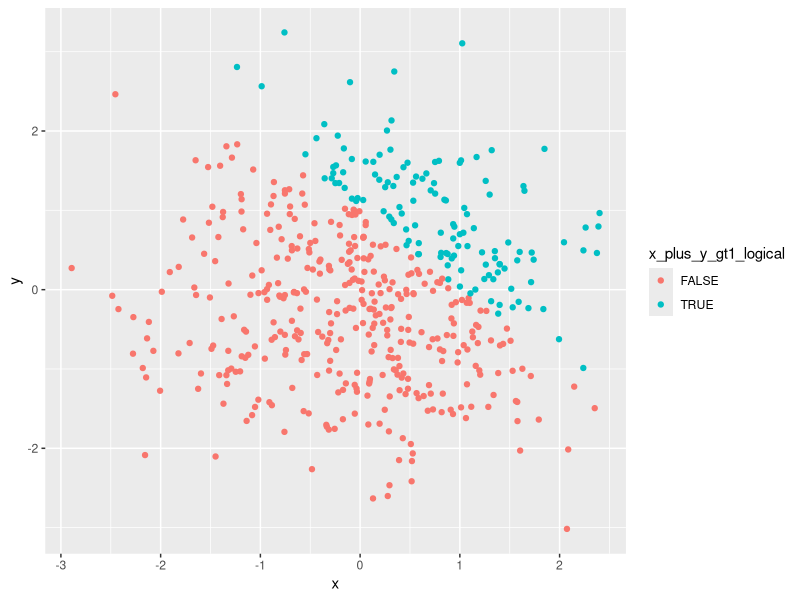
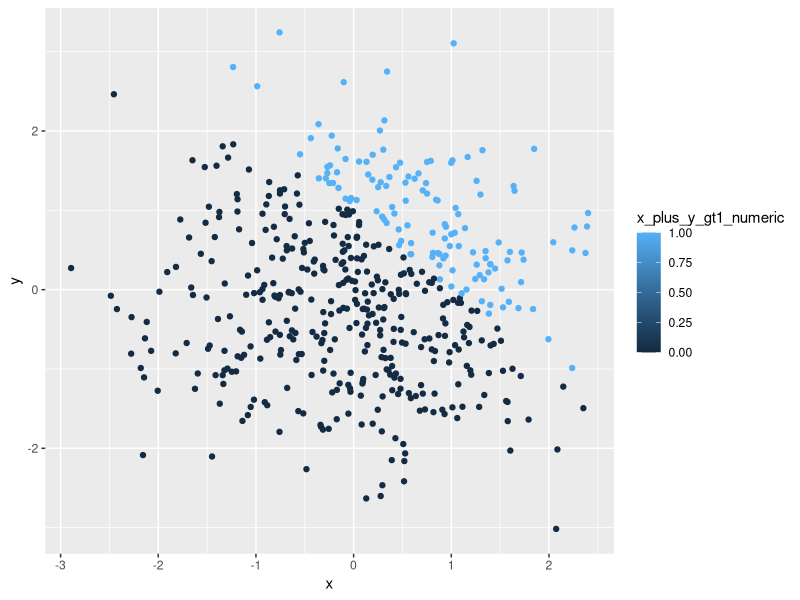
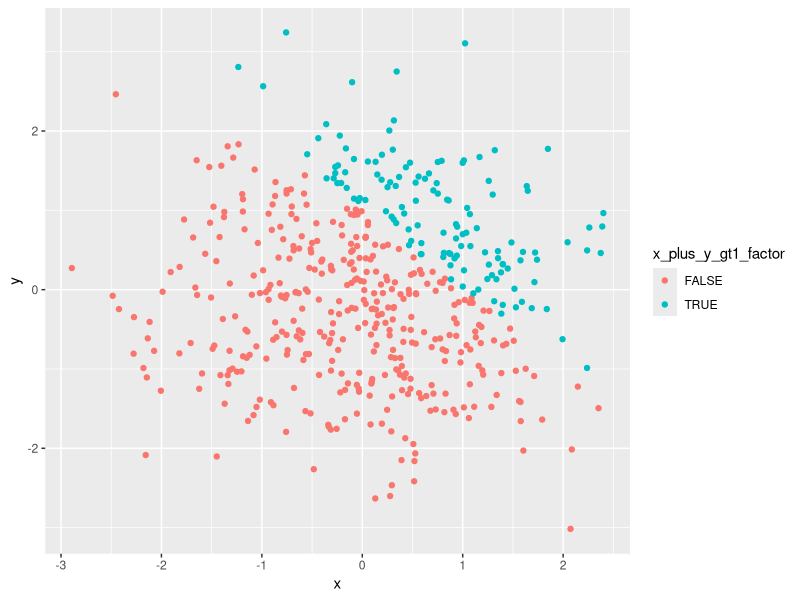
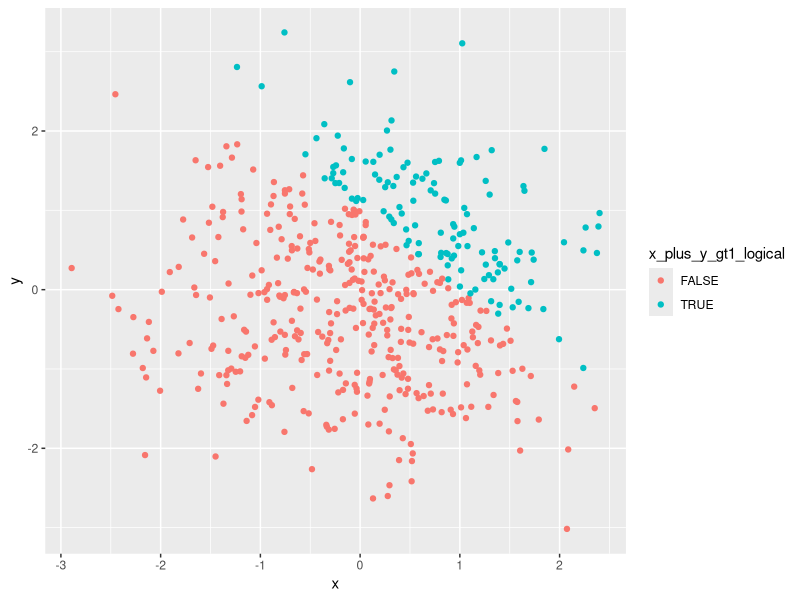

The R script that drew these images, in order:
## ---- chunk 1
knitr::opts_chunk$set(echo = TRUE)

library(tidyverse)
## ---- chunk 2
# create data frame per specifications in HW1
df <- tibble(
  norm_samp = rnorm(8),
  sample_ge0 = (norm_samp >= 0), 
  character_vector = c("one", "two", "three", "four", "five", "six", "seven", "eight"),
  factor_vector = factor(x = c("a", "b", "c", "a", "a", "b", "c", "c"), levels = c("a", "b", "c"))
)
## ---- chunk 3
# try to take the mean of each variable
mean(pull(df, norm_samp))

mean(pull(df, sample_ge0))

mean(pull(df, character_vector)) 

mean(pull(df, factor_vector)) 
## ---- chunk 4
#coerce the logical variable to numeric and try to take the mean
mean(pull(df, as.numeric(sample_ge0)))

#coerce the character variable to numeric and try to take the mean
mean(pull(df, as.numeric(character_vector)))

#coerce the factor variable to numeric and try to take the mean
mean(pull(df, as.numeric(factor_vector)))
## ---- chunk 5
#convert the logical vector to numeric and multiply the random sample by the result.
as.numeric(pull(df,sample_ge0)) * pull(df, norm_samp)

#convert the logical vector to a factor, and multiply the random sample by the result.
as.factor(pull(df,sample_ge0)) * pull(df, norm_samp)

#convert the logical vector to a factor and then convert the result to numeric, and multiply the random sample by the result
as.numeric(as.factor(pull(df,sample_ge0))) * pull(df, norm_samp)
## ---- chunk 6
df2 <- tibble(
  x = rnorm(500),
  y = rnorm(500),
  x_plus_y_gt1_logical = (x + y > 1),
  x_plus_y_gt1_numeric = as.numeric(x_plus_y_gt1_logical),
  x_plus_y_gt1_factor = as.factor(x_plus_y_gt1_logical)
)
## ---- chunk 7
ggplot(data = df2, aes(x = x, y = y, color = x_plus_y_gt1_logical)) +
  geom_point()

#export to project directory
ggsave(filename = "hw1_figure1_logical_color_scale.png")
## ---- chunk 8
ggplot(data = df2, aes(x = x, y = y, color = x_plus_y_gt1_numeric)) +
  geom_point()
## ---- chunk 9
ggplot(data = df2, aes(x = x, y = y, color = x_plus_y_gt1_factor)) +
  geom_point()
